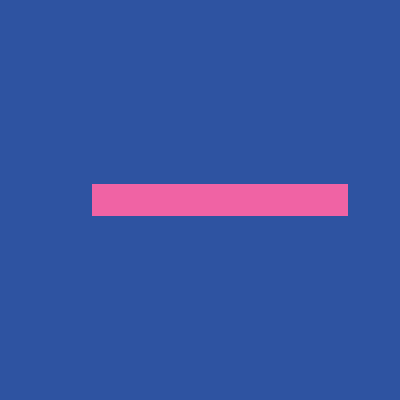
Frame 1 (no input)
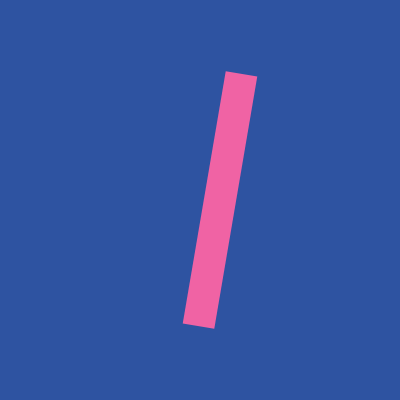
Frame 60 (no input)
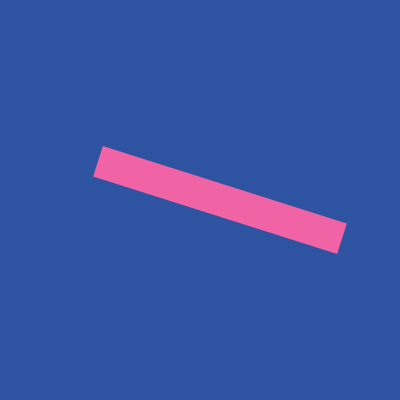
Frame 120 (the mouse pressed at the canvas centre since frame 60)

The p5.js sketch that drew these frames (run headless with seeded random() and noise() and a simulated clock; from frame 60 on, the mouse is pressed at the canvas centre):

// p5.js sketch
// ── sketch.js
//Usando a função MAP com radianos.
//Usando a função map para mapear o angulo de rotação em radianos
//Implementando a velocidade e a aceleração angular.
//A função map usa cinco parâmetro 
//Valor inicial(posição atual do mouse) e um intervalo inicial (posição 0 e widht da tela e um intervalo final (medido em radianos).

let angulo = 0;
let anguloV = 0;
let anguloA = 0;

function setup() {
  createCanvas(400, 400);
  angleMode(RADIANS);
}

function draw() {
  anguloA = map(mouseX,0,width,-0.01,0.01);
  background(46,83,161);
  noStroke();
  fill(240,99,164);
  rectMode(CENTER);
  translate(220,200);
  rotate(angulo);
  rect(0,0,256,32);
  
  angulo += anguloV;
  anguloV += anguloA;
}
